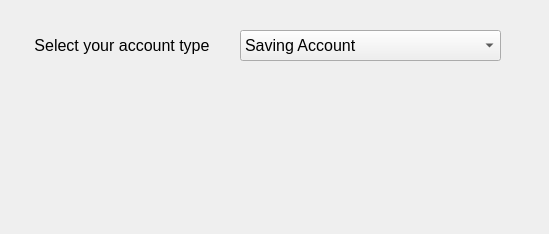
<?xml version="1.0" encoding="UTF-8"?>
<ui version="4.0">
 <class>Dialog</class>
 <widget class="QDialog" name="Dialog">
  <property name="geometry">
   <rect>
    <x>0</x>
    <y>0</y>
    <width>549</width>
    <height>234</height>
   </rect>
  </property>
  <property name="font">
   <font>
    <pointsize>12</pointsize>
   </font>
  </property>
  <property name="windowTitle">
   <string>Dialog</string>
  </property>
  <widget class="QLabel" name="label">
   <property name="geometry">
    <rect>
     <x>30</x>
     <y>30</y>
     <width>181</width>
     <height>31</height>
    </rect>
   </property>
   <property name="text">
    <string> Select your account type</string>
   </property>
  </widget>
  <widget class="QLabel" name="labelAccountType">
   <property name="geometry">
    <rect>
     <x>40</x>
     <y>110</y>
     <width>461</width>
     <height>51</height>
    </rect>
   </property>
   <property name="text">
    <string/>
   </property>
  </widget>
  <widget class="QComboBox" name="comboBoxAccountType">
   <property name="geometry">
    <rect>
     <x>240</x>
     <y>30</y>
     <width>261</width>
     <height>31</height>
    </rect>
   </property>
   <item>
    <property name="text">
     <string>Saving Account</string>
    </property>
   </item>
   <item>
    <property name="text">
     <string>Current Account</string>
    </property>
   </item>
   <item>
    <property name="text">
     <string>Recurring Deposit Account</string>
    </property>
   </item>
   <item>
    <property name="text">
     <string>Fixed Deposit Account</string>
    </property>
   </item>
  </widget>
 </widget>
 <resources/>
 <connections/>
</ui>
